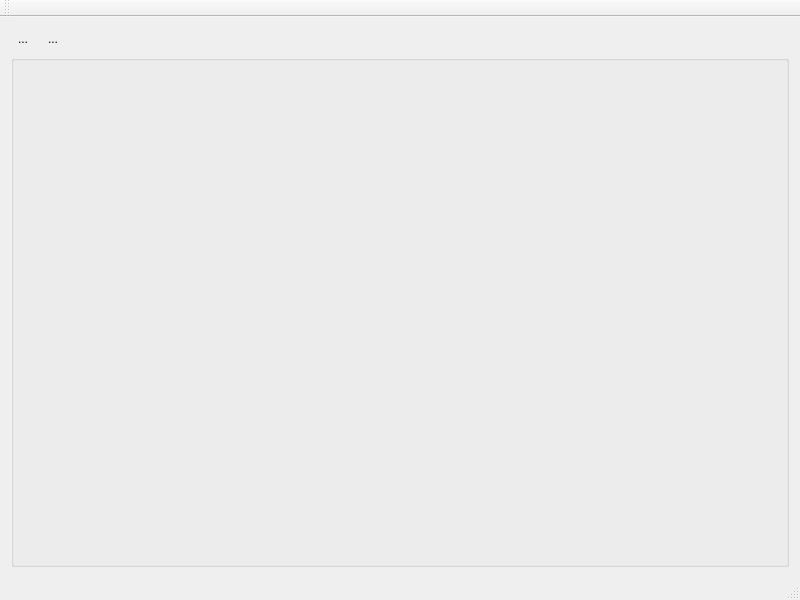
<?xml version="1.0" encoding="UTF-8"?>
<ui version="4.0">
 <class>main_dlgClass</class>
 <widget class="QMainWindow" name="main_dlgClass">
  <property name="geometry">
   <rect>
    <x>0</x>
    <y>0</y>
    <width>800</width>
    <height>600</height>
   </rect>
  </property>
  <property name="windowTitle">
   <string>记账本</string>
  </property>
  <property name="windowIcon">
   <iconset resource="main_dlg.qrc">
    <normaloff>:/image/image/note.ico</normaloff>:/image/image/note.ico</iconset>
  </property>
  <widget class="QWidget" name="centralWidget">
   <layout class="QVBoxLayout" name="verticalLayout" stretch="0,1">
    <item>
     <layout class="QHBoxLayout" name="horizontalLayout">
      <item>
       <widget class="QToolButton" name="toolButton_home">
        <property name="text">
         <string>...</string>
        </property>
        <property name="icon">
         <iconset resource="main_dlg.qrc">
          <normaloff>:/image/image/home.png</normaloff>:/image/image/home.png</iconset>
        </property>
        <property name="iconSize">
         <size>
          <width>32</width>
          <height>32</height>
         </size>
        </property>
        <property name="autoRaise">
         <bool>true</bool>
        </property>
       </widget>
      </item>
      <item>
       <widget class="QToolButton" name="toolButton_upper">
        <property name="text">
         <string>...</string>
        </property>
        <property name="icon">
         <iconset resource="main_dlg.qrc">
          <normaloff>:/image/image/back.png</normaloff>:/image/image/back.png</iconset>
        </property>
        <property name="iconSize">
         <size>
          <width>32</width>
          <height>32</height>
         </size>
        </property>
        <property name="autoRaise">
         <bool>true</bool>
        </property>
        <property name="arrowType">
         <enum>Qt::NoArrow</enum>
        </property>
       </widget>
      </item>
      <item>
       <spacer name="horizontalSpacer">
        <property name="orientation">
         <enum>Qt::Horizontal</enum>
        </property>
        <property name="sizeHint" stdset="0">
         <size>
          <width>40</width>
          <height>20</height>
         </size>
        </property>
       </spacer>
      </item>
     </layout>
    </item>
    <item>
     <widget class="QGroupBox" name="groupBox">
      <property name="title">
       <string/>
      </property>
      <layout class="QVBoxLayout" name="verticalLayout_2">
       <item>
        <layout class="QVBoxLayout" name="verticalLayout_main"/>
       </item>
      </layout>
     </widget>
    </item>
   </layout>
  </widget>
  <widget class="QToolBar" name="mainToolBar">
   <attribute name="toolBarArea">
    <enum>TopToolBarArea</enum>
   </attribute>
   <attribute name="toolBarBreak">
    <bool>false</bool>
   </attribute>
  </widget>
  <widget class="QStatusBar" name="statusBar"/>
  <action name="act_home">
   <property name="icon">
    <iconset resource="main_dlg.qrc">
     <normaloff>:/image/image/home.png</normaloff>:/image/image/home.png</iconset>
   </property>
   <property name="text">
    <string>主页</string>
   </property>
  </action>
  <action name="act_upper">
   <property name="icon">
    <iconset resource="main_dlg.qrc">
     <normaloff>:/image/image/back.png</normaloff>:/image/image/back.png</iconset>
   </property>
   <property name="text">
    <string>上一级</string>
   </property>
  </action>
 </widget>
 <layoutdefault spacing="6" margin="11"/>
 <resources>
  <include location="main_dlg.qrc"/>
 </resources>
 <connections/>
 <slots>
  <slot>slot_home_bt_clicked()</slot>
  <slot>slot_upper_bt_clicked()</slot>
 </slots>
</ui>
